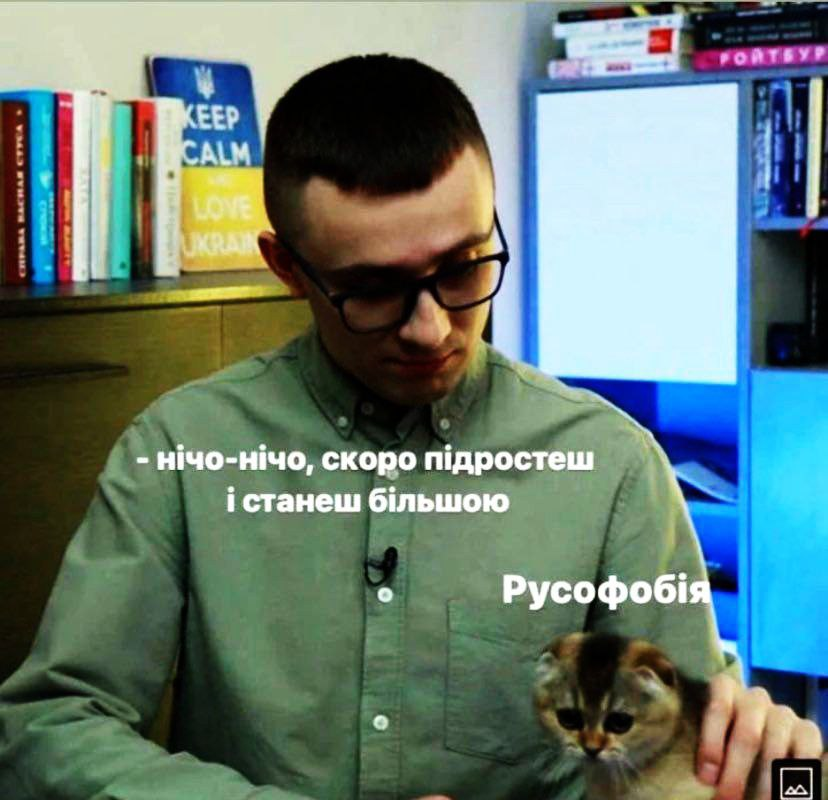
#> input picture lab1/contrast/photo_2022-04-03_22-11-09.jpg, 828 x 800 px, found by its file name
$ jupyter execute Lab1_CV.ipynb
#> lines starting #> are read from the running program, lines starting #| are printed output that depends on the picture
#КН-410 Турик Олександр

Завдання:
Вибрати з інтернету два зображення з різною деталізацією об’єктів та два зображення з різним контрастом. Без використання жодних бібліотек для обробки зображень  (наприклад Open CV), виконати відповідне завдання (номер завдання вказано у  рейтинговій таблиці)

10. Виконати гістограмне збільшення гамми (див. лекція №1). Провести порівняльний  аналіз

[cell 1]
import cv2
import numpy as np
import matplotlib.pyplot as plt

[cell 2]
def low_detalize(image, divider=10):
  print(image.shape)
  w,h,_ = image.shape
  temp = cv2.resize(image,(w//divider, h//divider))
  return cv2.resize(temp,(h,w))

[cell 3]
hc_image = cv2.imread("/content/drive/MyDrive/Computer Vision/lab1/contrast/photo_2022-04-03_22-11-09.jpg")  # high contrast
#> hc_image is the input picture: shape (800, 828, 3); mean B, G, R 113.5, 121.9, 102
lc_image = cv2.imread("/content/drive/MyDrive/Computer Vision/lab1/contrast/photo_2022-04-03_22-11-13.jpg")  # low contrast
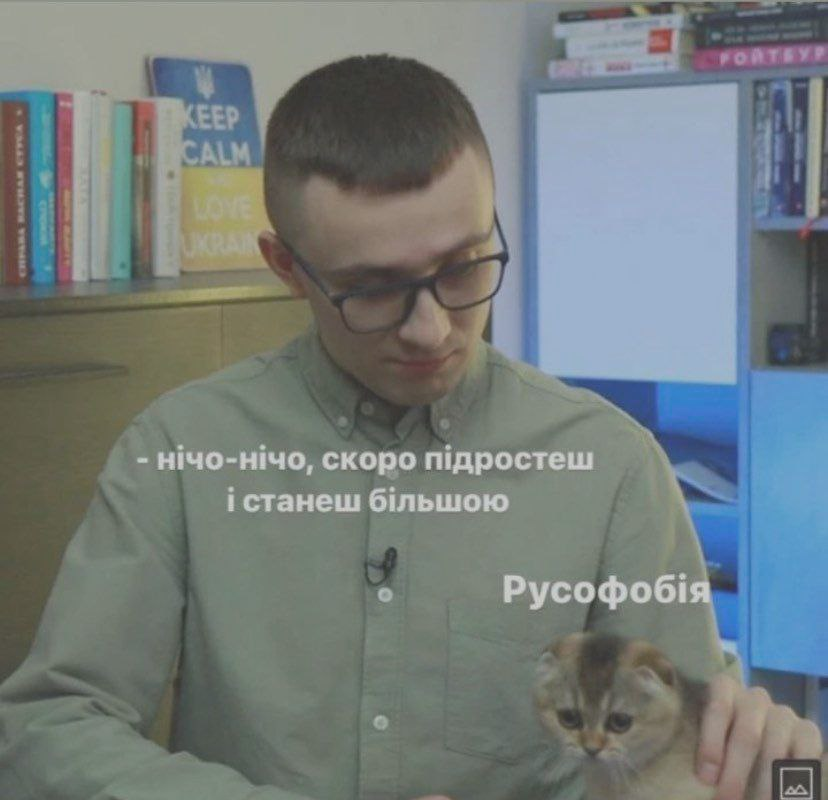
#> input picture lab1/contrast/photo_2022-04-03_22-11-13.jpg, 828 x 800 px, found by its file name
#> lc_image is the input picture: shape (800, 828, 3); mean B, G, R 124, 124.6, 116.3
hd_image = cv2.imread("/content/drive/MyDrive/Computer Vision/lab1/detalization/photo_2022-04-03_22-11-18.jpg")  # high detalization
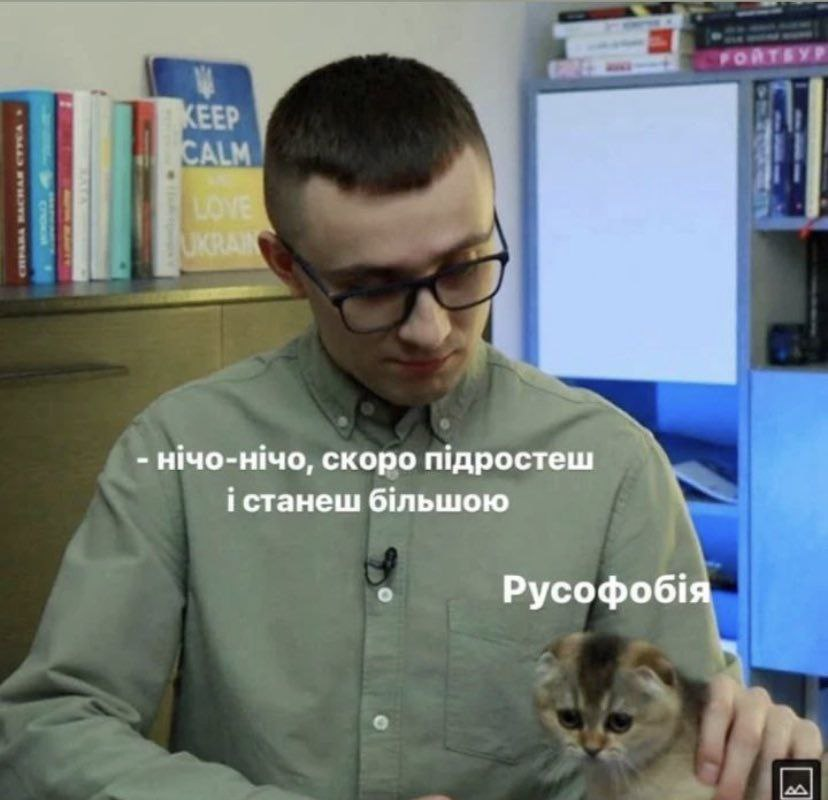
#> input picture lab1/detalization/photo_2022-04-03_22-11-18.jpg, 828 x 800 px, found by its file name
#> hd_image is the input picture: shape (800, 828, 3); mean B, G, R 122.3, 122.6, 112.7

[cell 4]
ld_image = low_detalize(hd_image)
#| (800, 828, 3)
#> in low_detalize, `temp = cv2.resize(image,(w//divider, h//divider))`:
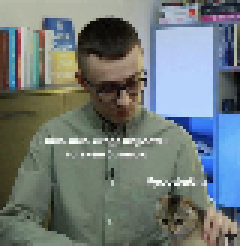
#> temp: shape (82, 80, 3) (shown 3 times larger); mean B, G, R 121.7, 122.1, 112.2

[cell 5]
print(hd_image.shape)
#| (800, 828, 3)
print(ld_image.shape)
#| (800, 828, 3)
print(lc_image.shape)
#| (800, 828, 3)
print(hc_image.shape)
#| (800, 828, 3)

[cell 6]
def plot_four_images(im1,im2,im3,im4, gamma: int):
  fig,ax = plt.subplots(ncols=4,figsize=(22,8))
  fig.suptitle("Gamma = "+str(gamma))
  ax[0].imshow(cv2.cvtColor(im1, cv2.COLOR_BGR2RGB))
  ax[1].imshow(cv2.cvtColor(im2, cv2.COLOR_BGR2RGB))
  ax[2].imshow(cv2.cvtColor(im3, cv2.COLOR_BGR2RGB))
  ax[3].imshow(cv2.cvtColor(im4, cv2.COLOR_BGR2RGB))
  ax[0].set_title("Low contrast")
  ax[1].set_title("High contrast")
  ax[2].set_title("Low detalization")
  ax[3].set_title("High detalization")
  [each.axis('off') for each in ax]  # strange way to turn-off axis for all subplots
  plt.subplots_adjust(wspace=0, hspace=0)
  plt.show()

[cell 7]
def increase_gamma(image, gamma=1):
#> called with gamma = 1
  out_image = 255*((image/255)**(1/gamma))
  return out_image.astype(np.uint16)

[cell 8]
gamma = 1
plot_four_images(increase_gamma(lc_image,gamma),
                increase_gamma(hc_image,gamma),
                increase_gamma(ld_image,gamma),
                increase_gamma(hd_image,gamma),
                gamma)

[cell 9]
gamma = 2
plot_four_images(increase_gamma(lc_image,gamma),
                increase_gamma(hc_image,gamma),
                increase_gamma(ld_image,gamma),
                increase_gamma(hd_image,gamma),
                gamma)
#> call 2 of plot_four_images, with gamma = 2
#> in plot_four_images (call 2), `plt.show()`:
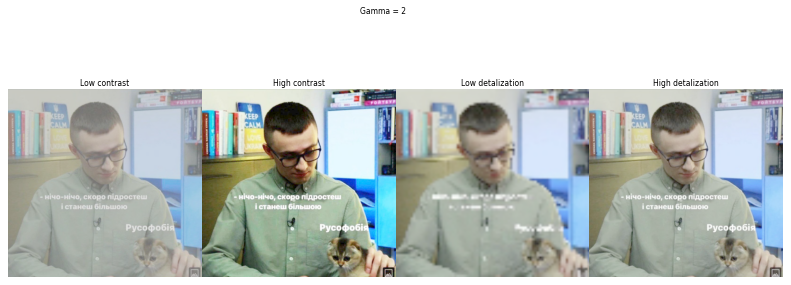
#> figure drawn by matplotlib, 4 panels

[cell 10]
gamma = 3
plot_four_images(increase_gamma(lc_image,gamma),
                increase_gamma(hc_image,gamma),
                increase_gamma(ld_image,gamma),
                increase_gamma(hd_image,gamma),
                gamma)
#> call 3 of plot_four_images, with gamma = 3
#> in plot_four_images (call 3), `plt.show()`:
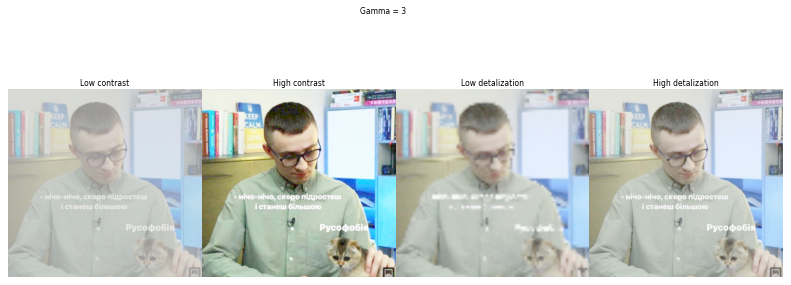
#> figure drawn by matplotlib, 4 panels

[cell 11]
gamma = 5
plot_four_images(increase_gamma(lc_image,gamma),
                increase_gamma(hc_image,gamma),
                increase_gamma(ld_image,gamma),
                increase_gamma(hd_image,gamma),
                gamma)
#> in increase_gamma (call 14), `out_image = 255*((image/255)**(1/gamma))`:
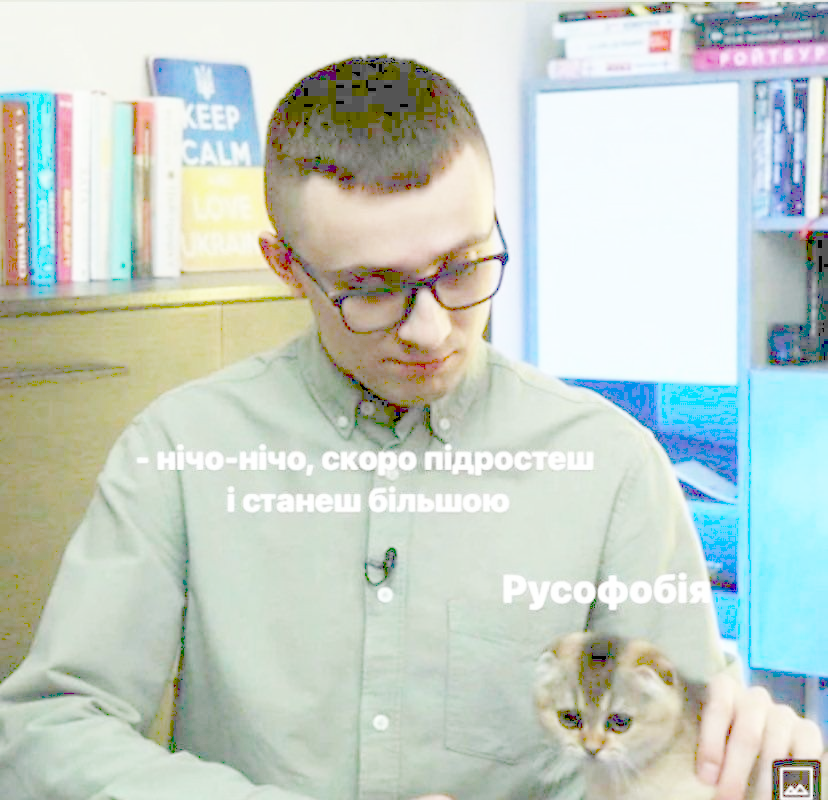
#> out_image: shape (800, 828, 3) float64; mean B, G, R 199, 208, 197.6
#> call 4 of plot_four_images, with gamma = 5
#> in plot_four_images (call 4), `plt.show()`:
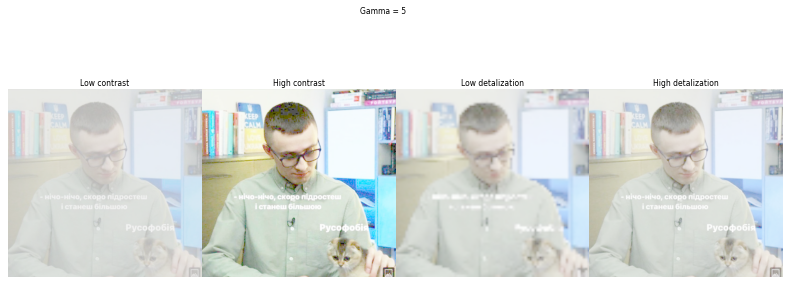
#> figure drawn by matplotlib, 4 panels

[cell 12]
gamma = 10
plot_four_images(increase_gamma(lc_image,gamma),
                increase_gamma(hc_image,gamma),
                increase_gamma(ld_image,gamma),
                increase_gamma(hd_image,gamma),
                gamma)
#> in increase_gamma (call 18), `out_image = 255*((image/255)**(1/gamma))`:
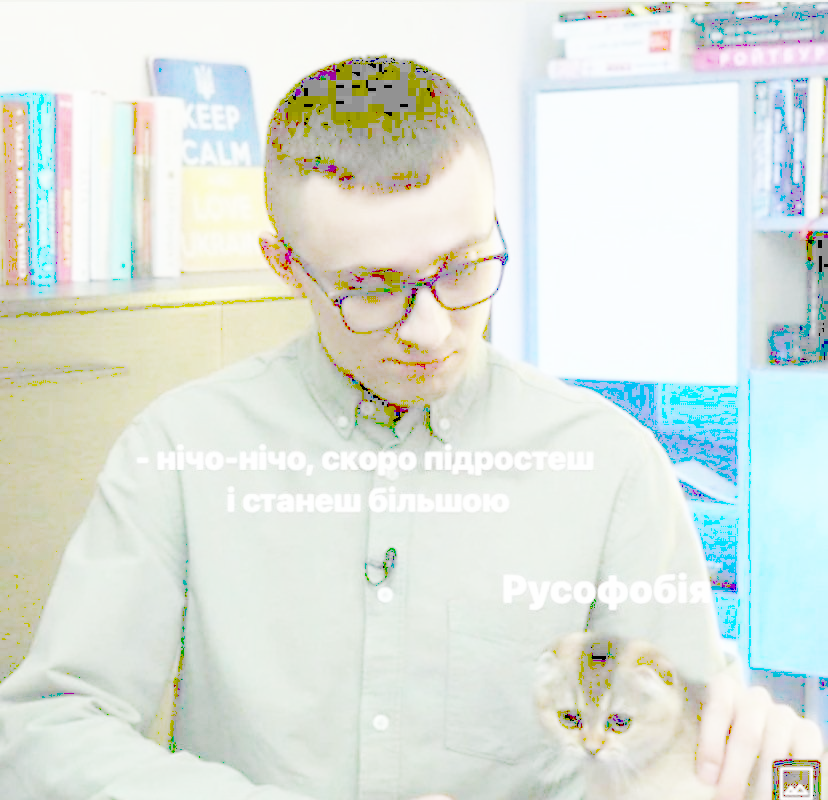
#> out_image: shape (800, 828, 3) float64; mean B, G, R 221.6, 228.7, 221.7
#> in increase_gamma (call 19), `out_image = 255*((image/255)**(1/gamma))`:
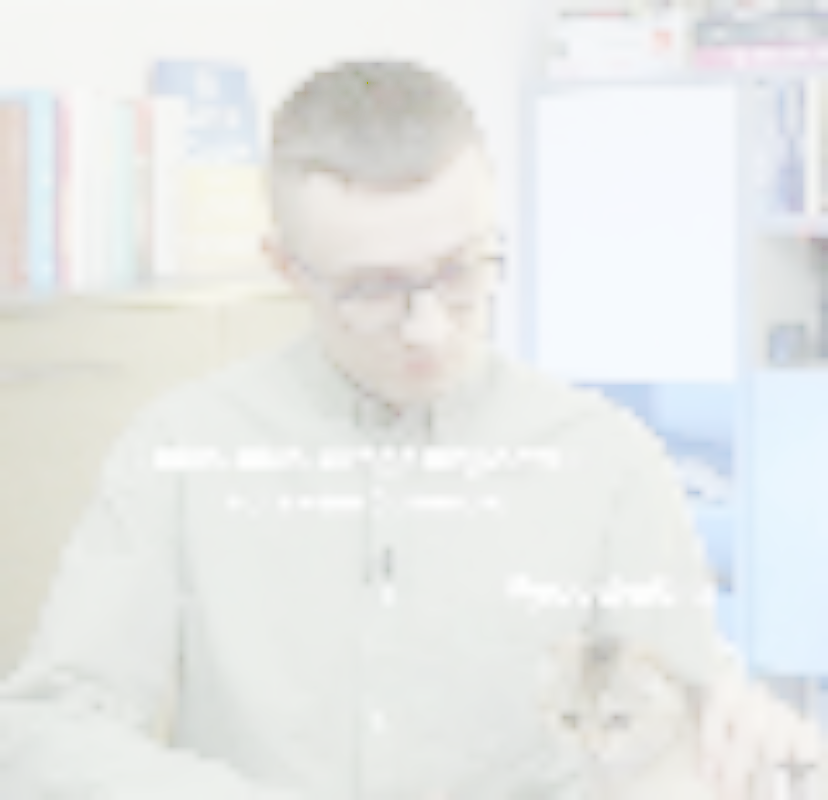
#> out_image: shape (800, 828, 3) float64; mean B, G, R 233.2, 234.6, 232.7
